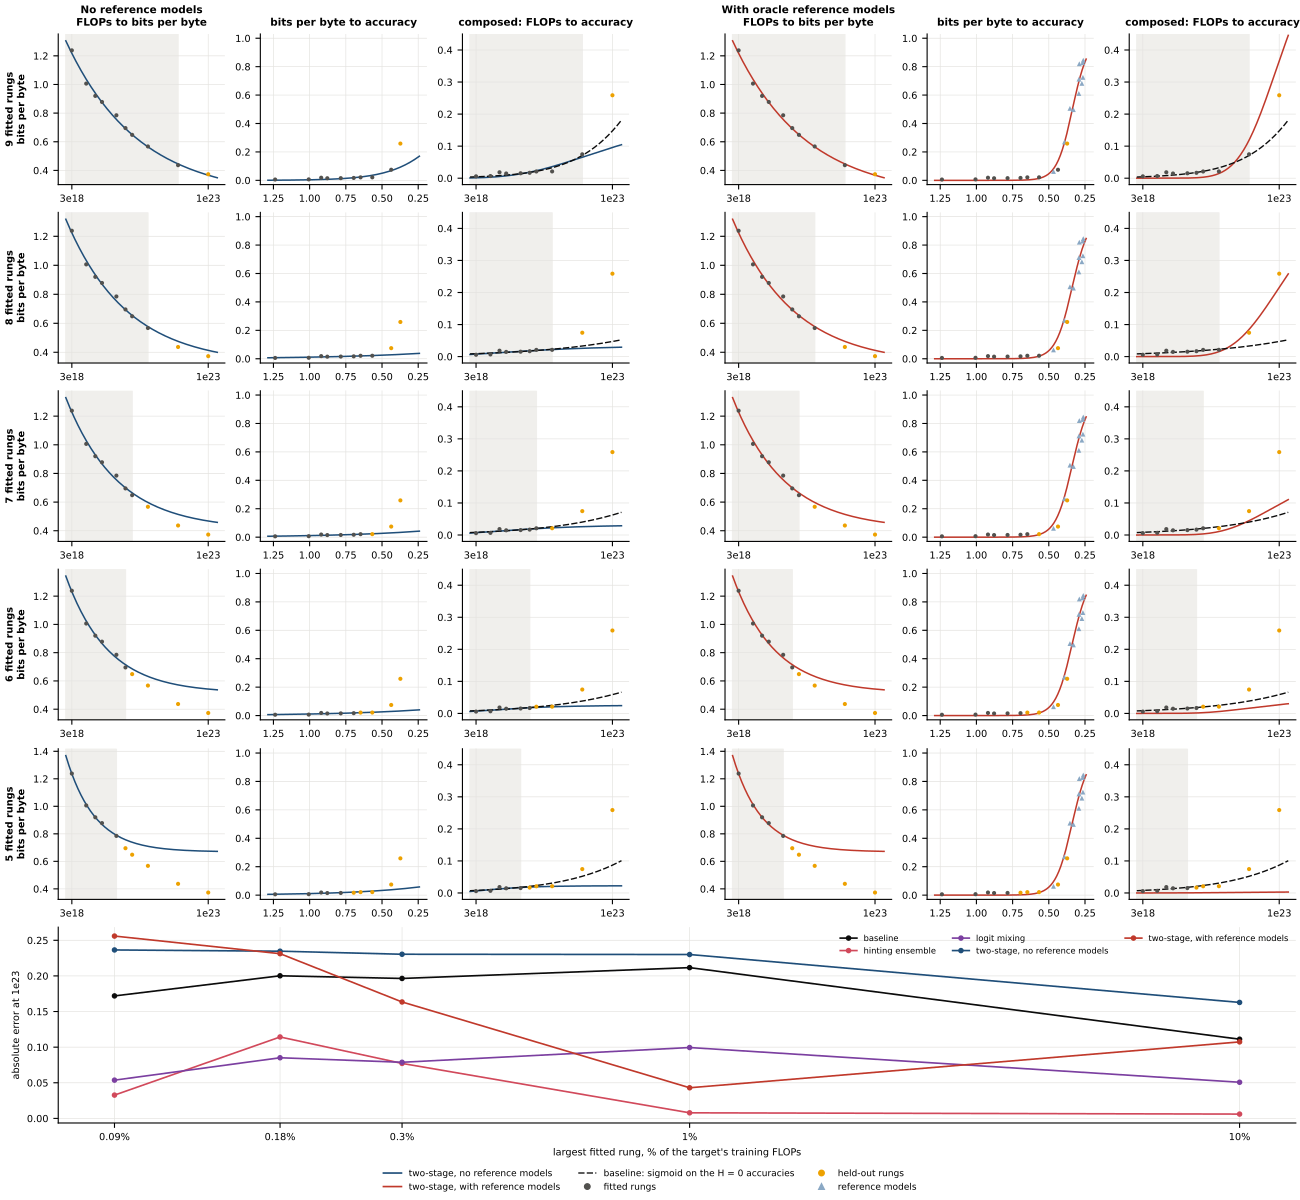

Generate this figure with Python:
"""The two-stage bits-per-byte scaling-law baseline on the Delphi ladder (appendix)."""
from __future__ import annotations

import argparse
import sys
from functools import lru_cache
from pathlib import Path

import matplotlib
matplotlib.use("Agg")
import matplotlib.pyplot as plt
import numpy as np
import pandas as pd
from scipy.optimize import least_squares

sys.path.insert(0, str(Path(__file__).resolve().parent))
from common import set_style  # noqa: E402
from plot import (C_BASE, C_FIT, C_HELD, C_MEAN, RESULTS, fit_capability, fit_joint, law,  # noqa: E402
                  models_table, read_rollouts, rollout_table, sigmoid)

HERE = Path(__file__).resolve().parent
RUNGS = ["3e18", "9e18", "2e19", "3e19", "9e19", "2e20", "3e20", "1e21", "1e22", "1e23"]
SEED = "original"
HOLDOUTS = [1, 2, 3, 4, 5]          # rungs held out from the top: t = 9 .. 5 fitted


def rung_capability() -> pd.Series:
    """log10 recorded training FLOPs per rung (models.csv), indexed by rung name."""
    meta = models_table().set_index("model")["capability"]
    return pd.Series({r: float(meta[f"delphi_{r}"]) for r in RUNGS})


# the paper's colours (Figures/07b_two_stage_mask_trunc_clipF.pdf)
C_NOREF, C_REF, C_MIX, C_EXT = "#1f4e79", "#c0392b", "#7b3fa0", "#8aa8c4"


# ----------------------------------------------------------------------------- data
@lru_cache(maxsize=None)
def unhinted() -> pd.Series:
    """Strict unhinted accuracy per rung, original seed, as a Series indexed by rung."""
    df = read_rollouts(rollout_table("gsm8k", "no_hint"))
    df = df[df.seed == SEED]
    acc = df.groupby("model").passed.mean()
    return pd.Series({r: float(acc[f"delphi_{r}"]) for r in RUNGS})


def hinted_cells(method: str) -> pd.DataFrame:
    """(capability, hint, acc) of one method on the original seed at RUNGS, plus H = 0."""
    df = read_rollouts(rollout_table("gsm8k", method))
    df = df[(df.seed == SEED) & df.model.isin([f"delphi_{r}" for r in RUNGS])]
    g = df.groupby(["model", "hint"]).passed.mean().reset_index().rename(columns={"passed": "acc"})
    g["capability"] = g.model.str.replace("delphi_", "").map(rung_capability())
    nh = unhinted()
    h0 = pd.DataFrame(dict(capability=rung_capability().to_numpy(), hint=0.0, acc=nh.to_numpy()))
    return pd.concat([g[["capability", "hint", "acc"]], h0], ignore_index=True)


def external_reference() -> pd.DataFrame:
    ref = pd.read_csv(RESULTS / "held_et_al_reference.csv")
    return ref[ref.group == "external"]


# ----------------------------------------------------------------------------- fits
def fit_power_law(flops, bpb):
    """[A, alpha, L_inf] of bpb = L_inf + A * C^-alpha, multi-start, L_inf in [0, 1]."""
    best = None
    for x0 in ([1.0, 0.2, 0.26], [1e2, 0.15, 0.20], [1e4, 0.25, 0.30], [1e3, 0.18, 0.22]):
        r = least_squares(lambda p: (p[2] + p[0] * flops ** (-p[1])) - bpb, x0=x0,
                          bounds=([0.0, 0.0, 0.0], [np.inf, 2.0, 1.0]))
        if best is None or r.cost < best.cost:
            best = r
    return best.x


def power(p, C):
    return p[2] + p[0] * np.asarray(C, dtype=float) ** (-p[1])


def fit_bpb_sigmoid(bpb, acc):
    """[b1, b0] of acc = sigmoid(b1 * bpb + b0)."""
    best = None
    for x0 in ([-5.0, 2.0], [-10.0, 5.0], [-2.0, 1.0], [-20.0, 10.0]):
        r = least_squares(lambda b: sigmoid(b[0] * bpb + b[1]) - acc, x0=x0)
        if best is None or r.cost < best.cost:
            best = r
    return best.x


# ----------------------------------------------------------------------------- figure
def main() -> None:
    ap = argparse.ArgumentParser(description=__doc__, formatter_class=argparse.RawDescriptionHelpFormatter)
    ap.add_argument("--out-dir", default=str(HERE))
    a = ap.parse_args()
    set_style()
    C = rung_capability().to_numpy(); flops = 10 ** C
    acc = unhinted().to_numpy()
    bpb_tab = pd.read_csv(RESULTS / "bpb_delphi.csv").set_index("model")
    bpb = np.array([bpb_tab.loc[f"delphi_{r}", "bits_per_byte"] for r in RUNGS])
    ext = external_reference()
    ref = pd.read_csv(RESULTS / "held_et_al_reference.csv")
    held = ref[ref.group.str.startswith("delphi")].set_index("train_flops")
    named = [float(r) for r in RUNGS]           # Held labels the rungs by their names
    d = 100 * np.abs(bpb - held.loc[named, "bits_per_byte"].to_numpy()) / held.loc[named, "bits_per_byte"].to_numpy()
    print(f"bits-per-byte vs Held (2026): mean {d.mean():.2f}%, worst {d.max():.2f}% over the ten rungs")

    hinted = {m: hinted_cells(m) for m in ("mask", "truncate", "logit_mix")}
    n, target = len(RUNGS), len(RUNGS) - 1
    fig = plt.figure(figsize=(13.0, 1.8 * len(HOLDOUTS) + 3.0), layout="constrained")
    gs = fig.add_gridspec(len(HOLDOUTS) + 1, 7, height_ratios=[1] * len(HOLDOUTS) + [1.3],
                          width_ratios=[1, 1, 1, 0.15, 1, 1, 1])
    cgrid = np.linspace(C.min() - 0.2, C.max() + 0.3, 300)
    errs = {k: [] for k in ("no reference models", "with reference models", "baseline", "hinting ensemble", "logit mixing")}
    fracs = []
    print(f"{'t':>2s} {'AE two-stage (no ref)':>22s} {'AE two-stage (ref)':>19s} {'AE baseline':>12s} {'AE ensemble':>12s} {'AE mixing':>10s}")
    for i, h in enumerate(HOLDOUTS):
        t = n - h; tr = slice(0, t)
        p = fit_power_law(flops[tr], bpb[tr])
        s_no = fit_bpb_sigmoid(bpb[tr], acc[tr])
        s_ref = fit_bpb_sigmoid(np.r_[bpb[tr], ext.bits_per_byte.to_numpy()], np.r_[acc[tr], ext.accuracy.to_numpy()])
        bpb_grid = power(p, 10 ** cgrid)
        pred_no, pred_ref = sigmoid(s_no[0] * power(p, flops[target]) + s_no[1]), sigmoid(s_ref[0] * power(p, flops[target]) + s_ref[1])
        errs["no reference models"].append(abs(pred_no - acc[target])); errs["with reference models"].append(abs(pred_ref - acc[target]))
        a_base = fit_capability(C[tr], acc[tr]); errs["baseline"].append(abs(sigmoid(a_base[0] * C[target] + a_base[1]) - acc[target]))
        preds = [law(fit_joint(hinted[m][hinted[m].capability <= C[t - 1] + 1e-9]), C[target], 0.0) for m in ("mask", "truncate")]
        errs["hinting ensemble"].append(abs(np.mean(preds) - acc[target]))
        errs["logit mixing"].append(abs(law(fit_joint(hinted["logit_mix"][hinted["logit_mix"].capability <= C[t - 1] + 1e-9]), C[target], 0.0) - acc[target]))
        fracs.append(100 * flops[t - 1] / flops[target])
        print(f"{t:2d} {errs['no reference models'][-1]:22.4f} {errs['with reference models'][-1]:19.4f} {errs['baseline'][-1]:12.4f} "
              f"{errs['hinting ensemble'][-1]:12.4f} {errs['logit mixing'][-1]:10.4f}")

        # two blocks, as in the paper: left without reference models, right with them; each block is
        # (1) FLOPs -> bits per byte, (2) bits per byte -> accuracy, (3) the two composed
        for blk, (sig, colour, name) in enumerate(((s_no, C_NOREF, "No reference models"),
                                                    (s_ref, C_REF, "With oracle reference models"))):
            c0 = 4 * blk                      # column 3 is a spacer between the blocks
            ax = fig.add_subplot(gs[i, c0])
            ax.axvspan(cgrid[0], C[t - 1], color="#f0efec", zorder=0)
            ax.plot(cgrid, bpb_grid, color=colour, lw=1.1)
            ax.plot(C[tr], bpb[tr], "o", ms=3, color=C_FIT, markeredgewidth=0)
            ax.plot(C[t:], bpb[t:], "o", ms=3, color=C_HELD, markeredgewidth=0)
            ax.set_xticks(C[[0, -1]]); ax.set_xticklabels(["3e18", "1e23"])
            if blk == 0:
                ax.set_ylabel(f"{t} fitted rungs\nbits per byte", fontweight="bold")
            if i == 0:
                ax.set_title(f"{name}\nFLOPs to bits per byte", fontsize=7.5)
            ax = fig.add_subplot(gs[i, c0 + 1])
            bg = np.linspace(min(bpb.min(), ext.bits_per_byte.min()) - 0.02, bpb.max() + 0.05, 300)
            ax.plot(bg, sigmoid(sig[0] * bg + sig[1]), color=colour, lw=1.1)
            if blk == 1:
                ax.plot(ext.bits_per_byte, ext.accuracy, "^", ms=3.5, color=C_EXT, markeredgewidth=0)
            ax.plot(bpb[tr], acc[tr], "o", ms=3, color=C_FIT, markeredgewidth=0)
            ax.plot(bpb[t:], acc[t:], "o", ms=3, color=C_HELD, markeredgewidth=0)
            ax.invert_xaxis(); ax.set_ylim(-0.03, 1.03)
            if i == 0:
                ax.set_title("bits per byte to accuracy", fontsize=7.5)
            ax = fig.add_subplot(gs[i, c0 + 2])
            ax.axvspan(cgrid[0], C[t - 1], color="#f0efec", zorder=0)
            ax.plot(cgrid, sigmoid(sig[0] * bpb_grid + sig[1]), color=colour, lw=1.1)
            ax.plot(cgrid, sigmoid(a_base[0] * cgrid + a_base[1]), color=C_BASE, lw=1.0, ls=(0, (4.5, 1.6)))
            ax.plot(C[tr], acc[tr], "o", ms=3, color=C_FIT, markeredgewidth=0)
            ax.plot(C[t:], acc[t:], "o", ms=3, color=C_HELD, markeredgewidth=0)
            ax.set_ylim(-0.02, 0.45); ax.set_xticks(C[[0, -1]]); ax.set_xticklabels(["3e18", "1e23"])
            if i == 0:
                ax.set_title("composed: FLOPs to accuracy", fontsize=7.5)
    # bottom: absolute error at 1e23 against the size of the largest fitted rung
    ax = fig.add_subplot(gs[len(HOLDOUTS), :])
    for lab, colour in (("baseline", C_BASE), ("hinting ensemble", C_MEAN), ("logit mixing", C_MIX),
                        ("no reference models", C_NOREF), ("with reference models", C_REF)):
        ax.plot(fracs, errs[lab], marker="o", ms=3, lw=1.2, color=colour, label=lab if "reference" not in lab else f"two-stage, {lab}")
    ax.set_xscale("log"); ax.set_xticks(fracs); ax.set_xticklabels([f"{v:.2g}%" for v in fracs])
    ax.xaxis.set_minor_locator(matplotlib.ticker.NullLocator())
    ax.set_xlabel("largest fitted rung, % of the target's training FLOPs"); ax.set_ylabel("absolute error at 1e23")
    ax.legend(fontsize=6, ncols=3)
    from matplotlib.lines import Line2D
    fig.legend(handles=[Line2D([], [], color=C_NOREF, lw=1.2, label="two-stage, no reference models"),
                        Line2D([], [], color=C_REF, lw=1.2, label="two-stage, with reference models"),
                        Line2D([], [], color=C_BASE, lw=1.0, ls=(0, (4.5, 1.6)), label="baseline: sigmoid on the H = 0 accuracies"),
                        Line2D([], [], color=C_FIT, marker="o", ls="none", ms=4, label="fitted rungs"),
                        Line2D([], [], color=C_HELD, marker="o", ls="none", ms=4, label="held-out rungs"),
                        Line2D([], [], color=C_EXT, marker="^", ls="none", ms=4, label="reference models")],
               loc="outside lower center", ncols=3, fontsize=6.5)
    out = Path(a.out_dir); out.mkdir(parents=True, exist_ok=True)
    out = out / "two_stage.pdf"
    fig.savefig(out); plt.close(fig); print(f"wrote {out}")


if __name__ == "__main__":
    main()
